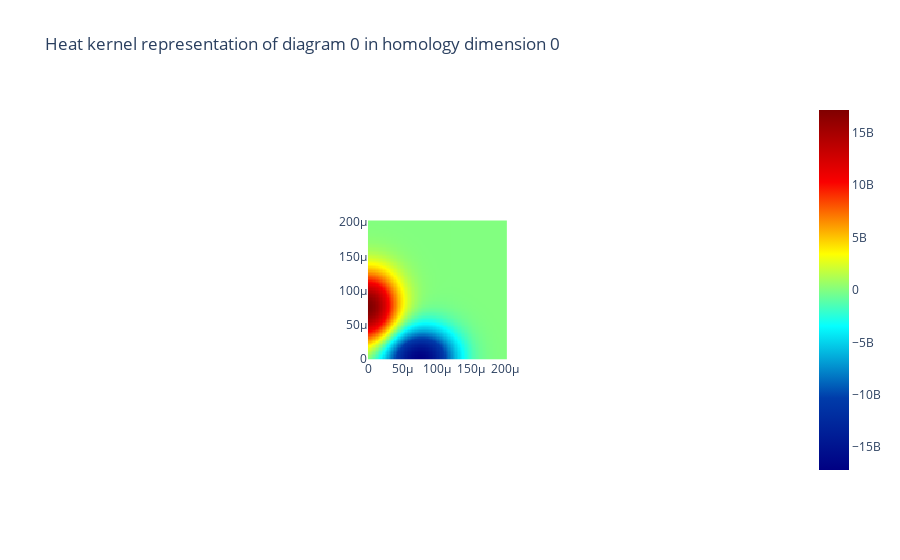

Notebook source saved alongside this figure:
### Code cell
heatkernel = HK.fit_transform(train_short_persistence_diagrams_label_3)
print("Heat kernel intensity of label 3 for homology dimension 0: " + str(heat_kernel_intensity(heatkernel, 0)))
HK.plot(heatkernel, homology_dimension_idx=0, colorscale='jet')
